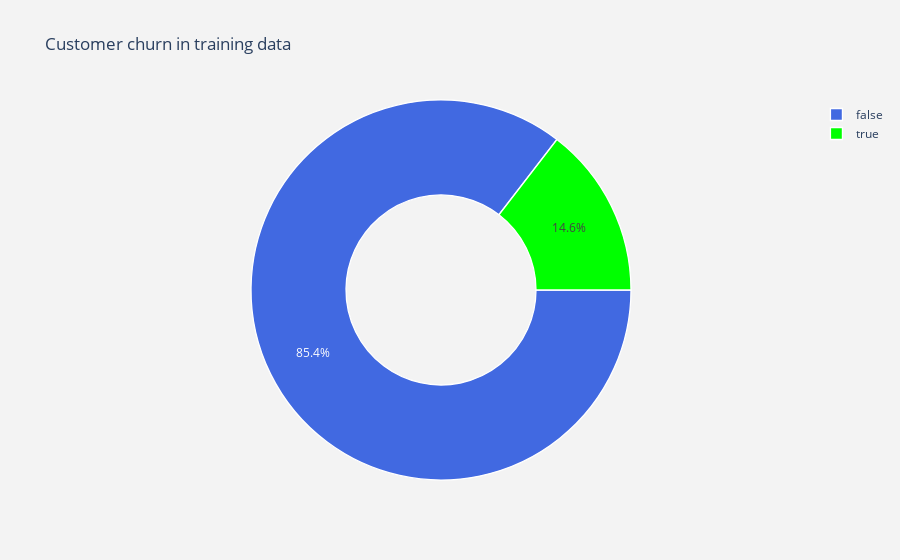

Notebook code cell kept with this figure:
### Markdown cell above
##**2.1. Customer churn in data**

### Code cell
trace = go.Pie(labels = telcome["Churn"].value_counts().keys().tolist(),
               values = telcome["Churn"].value_counts().values.tolist(),
               marker = dict(colors = ['royalblue','lime'],
                             line = dict(color = "white", width =  1.3)
                            ),
               rotation = 90,
               hoverinfo = "label+value+text",
               hole = .5
              )
layout = go.Layout(dict(title = "Customer churn in training data",
                        plot_bgcolor = "rgb(243,243,243)",
                        paper_bgcolor = "rgb(243,243,243)",
                       )
                  )
data = [trace]
fig = go.Figure(data = data, layout = layout)
py.iplot(fig)

### Figure 1 — Plotly figure (JSON) as saved in the notebook; plotly's stock layout.template omitted (floating-point values rounded to 4 significant figures)
{"data": [{"hole": 0.5, "hoverinfo": "label+value+text", "labels": [false, true], "marker": {"colors": ["royalblue", "lime"], "line": {"color": "white", "width": 1.3}}, "rotation": 90, "values": [2278, 388], "type": "pie"}], "layout": {"paper_bgcolor": "rgb(243,243,243)", "plot_bgcolor": "rgb(243,243,243)", "title": {"text": "Customer churn in training data"}}}
